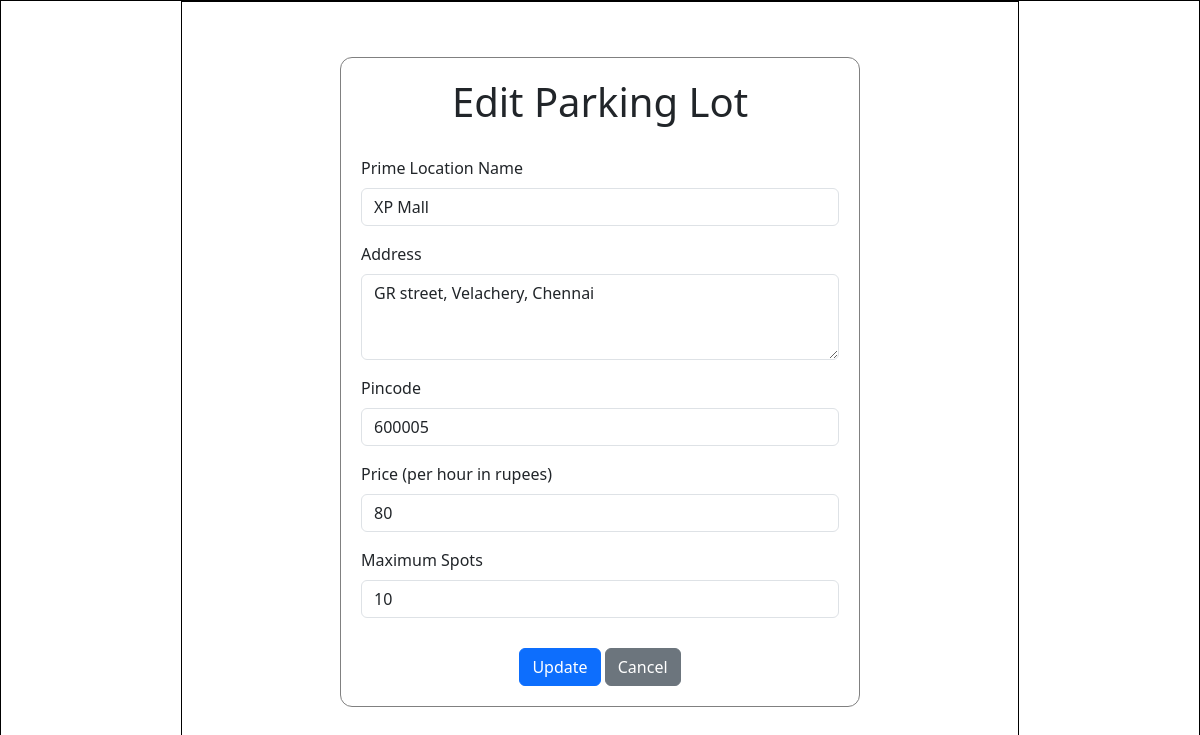
The app's page /edit_lot/1 (signed in), older data.
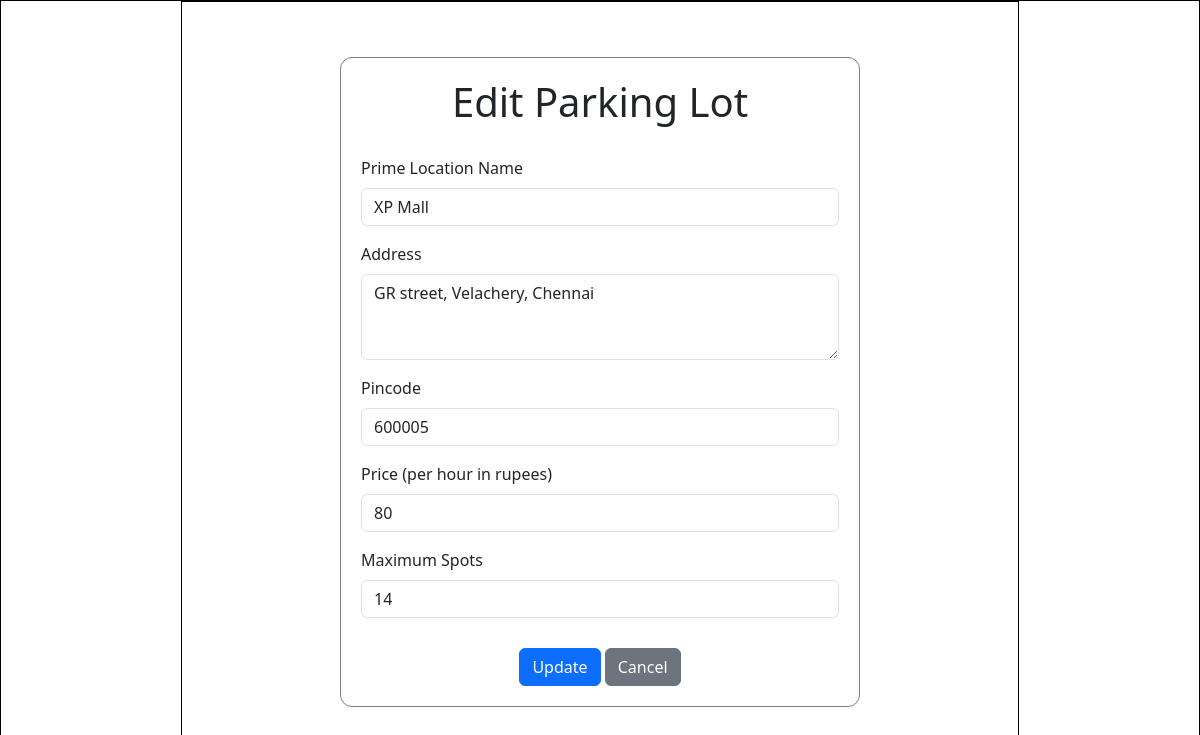
The same page, newer data.
### controllers/models.py (models this page shows)
class ParkingLot(db.Model):
    id = db.Column(db.Integer, primary_key = True)
    prime_location_name = db.Column(db.String, nullable=False)
    price = db.Column(db.Integer, nullable=False)
    address = db.Column(db.String, nullable=False)
    pincode = db.Column(db.Integer,nullable = False)
    maximum_spots = db.Column(db.Integer, nullable=False)
    active = db.Column(db.Boolean, nullable=False, default=True)
    spots = db.relationship('ParkingSpot', backref='lot')

### controllers/controller.py (the view, shortened to what this page needs)
@app.route("/edit_lot/<int:lot_id>", methods=["GET", "POST"])
@login_required
def edit_lot(lot_id):
    this_lot = ParkingLot.query.filter_by(id=lot_id).first()
    return render_template("edit_lot.html",lot=this_lot)

### app.py (called while the page is built)
@login_manager.user_loader
def load_user(user_id):
    return User.query.get(int(user_id))

### templates/edit_lot.html (shortened to what this page needs)
<!DOCTYPE html>
<html lang="en">
<head>
    <link href="https://cdn.jsdelivr.net/npm/bootstrap@5.3.6/dist/css/bootstrap.min.css" rel="stylesheet"
>
    <link rel="stylesheet" href="../static/style.css">
</head>
<body>
    <div id="main">
        <div id="canvas">
            <div id="form-body" style="height: 650px; width: 520px; margin-top: 55px;">
                <h1 style="text-align: center; margin-bottom: 30px;">Edit Parking Lot</h1>
                <form action="{{ url_for('edit_lot', lot_id=lot.id) }}" method="post">
                    <div class="mb-3">
                        <label for="Input1" class="form-label">Prime Location Name</label>
                        <input type="text" class="form-control" id="Input1" value="{{lot.prime_location_name}} " name="location" required>
                    </div>
                    <div class="mb-3">
                        <label for="Input2" class="form-label">Address</label>
                        <textarea class="form-control" id="Input2" rows="3" name="address">{{ lot.address }}</textarea>
                    </div>
                    <div class="mb-3">
                        <label for="Input3" class="form-label">Pincode</label>
                        <input type="text" class="form-control" id="Input3" value="{{ lot.pincode }}" name="pincode">
                    </div>
                    <div class="mb-3">
                        <label for="Input4" class="form-label">Price (per hour in rupees)</label>
                        <input type="number" class="form-control" id="Input4" value="{{ lot.price }}" name="price">
                    </div>
                    <div class="mb-3">
                        <label for="Input5" class="form-label">Maximum Spots</label>
                        <input type="number" class="form-control" id="Input5" value="{{ lot.maximum_spots }}" name="max_spots">
                    </div>
                    <div style="text-align: center; margin-top: 30px;">
                        <input type="submit" class="btn btn-primary" value="Update">
                        <a href="/admin_dashboard" class="btn btn-secondary">Cancel</a>
                    </div>
                </form>
            </div>
        </div>
    </div>
</body>
</html>

Row changes from the older to the newer data that the page shows:
changed ParkingLot "XP Mall": max_spots "10" → "14"
